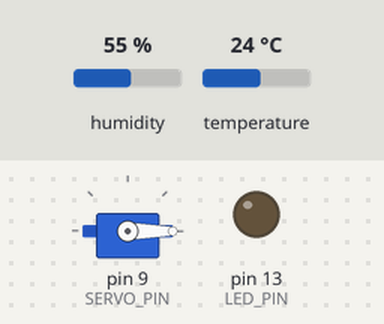
The sketch below on a simulated Arduino Uno, built with avr-gcc and run on an emulated ATmega328P. Parts: servo, output pins drawn as LEDs (lit = HIGH). The test bench sets the inputs (shaded band); at power-on: humidity 55 %, temperature 24 °C. What the sketch prints to the serial monitor is not drawn.

Above: at 1.3 s.
1.4 s: humidity set to 41 %
At 6.4 s:
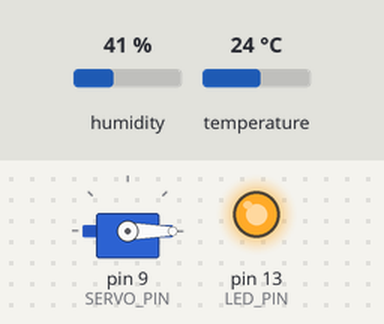
6.8 s: humidity set to 38 %
At 10.6 s:
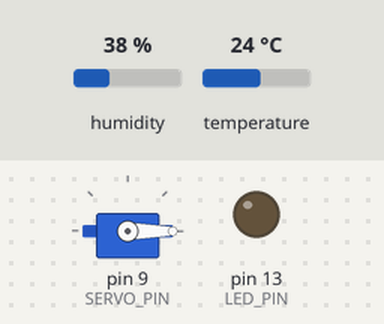
Timing chart, 0 to 12.1 s (numbered marks = the images above; inputs shaded):
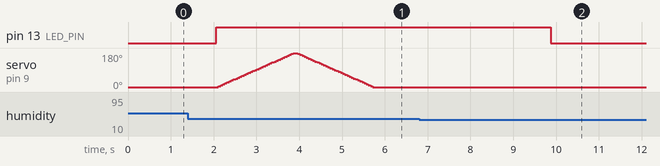

Measured:
- the behaviour switches between 40 and 39 % on humidity (found by bisection; images 1 and 2)
- after the input at 6.8 s, pin 13 (LED_PIN): HIGH → LOW after 3.1 s
- by itself, servo on pin 9 (SERVO_PIN): rises from 0° to 180° in 1.8 s, then falls to 0° in 1.9 s

The sketch:

temperature_humidity_control.ino
```cpp
/*
  온습도 자동 제어 시스템
  - DHT22 센서로 온도/습도 측정
  - 쾌적한 환경일 때 서보모터 작동 및 LED 점등
  - 시리얼 모니터로 실시간 데이터 확인
*/

#include <DHT.h>
#include <Servo.h>

// 핀 정의
#define DHT_PIN 2        // DHT22 센서 데이터 핀
#define DHT_TYPE DHT22   // DHT22 센서 타입
#define SERVO_PIN 9      // 서보모터 제어 핀
#define LED_PIN 13       // LED 핀

// 센서 및 모터 객체 생성
DHT dht(DHT_PIN, DHT_TYPE);
Servo myServo;

// 쾌적 환경 기준값 (불쾌지수 기반)
const float COMFORT_TEMP_MIN = 20.0;  // 최적 온도 하한 (°C)
const float COMFORT_TEMP_MAX = 26.0;  // 최적 온도 상한 (°C)
const float COMFORT_HUMIDITY_MIN = 40.0;  // 최적 습도 하한 (%)
const float COMFORT_HUMIDITY_MAX = 60.0;  // 최적 습도 상한 (%)

// 시스템 상태 변수
bool systemActive = false;
unsigned long lastReadTime = 0;
const unsigned long READ_INTERVAL = 2000;  // 2초마다 센서 읽기

void setup() {
  // 시리얼 통신 초기화
  Serial.begin(9600);
  Serial.println("온습도 자동 제어 시스템 시작");
  Serial.println("================================");

  // 센서 및 액추에이터 초기화
  dht.begin();
  myServo.attach(SERVO_PIN);
  pinMode(LED_PIN, OUTPUT);

  // 초기 상태 설정
  myServo.write(0);        // 서보모터 초기 위치
  digitalWrite(LED_PIN, LOW);  // LED 끄기

  Serial.println("시스템 초기화 완료");
  Serial.println("최적 온도: " + String(COMFORT_TEMP_MIN) + "-" + String(COMFORT_TEMP_MAX) + "°C");
  Serial.println("최적 습도: " + String(COMFORT_HUMIDITY_MIN) + "-" + String(COMFORT_HUMIDITY_MAX) + "%");
  Serial.println("================================");
}

void loop() {
  // 지정된 간격마다 센서 읽기
  if (millis() - lastReadTime >= READ_INTERVAL) {
    lastReadTime = millis();

    // 온습도 측정
    float temperature = dht.readTemperature();
    float humidity = dht.readHumidity();

    // 측정값 유효성 검사
    if (isnan(temperature) || isnan(humidity)) {
      Serial.println("센서 읽기 오류!");
      return;
    }

    // 불쾌지수 계산 (간단한 공식 사용)
    float discomfortIndex = calculateDiscomfortIndex(temperature, humidity);

    // 쾌적 환경 여부 판단
    bool isComfortable = checkComfortLevel(temperature, humidity);

    // 시리얼 모니터 출력
    printSensorData(temperature, humidity, discomfortIndex, isComfortable);

    // 시스템 제어
    controlSystem(isComfortable);
  }
}

// 불쾌지수 계산 함수
float calculateDiscomfortIndex(float temp, float humid) {
  // 불쾌지수 = 0.81 × 온도 + 0.01 × 습도 × (0.99 × 온도 - 14.3) + 46.3
  return 0.81 * temp + 0.01 * humid * (0.99 * temp - 14.3) + 46.3;
}

// 쾌적도 판단 함수
bool checkComfortLevel(float temp, float humid) {
  bool tempOK = (temp >= COMFORT_TEMP_MIN && temp <= COMFORT_TEMP_MAX);
  bool humidOK = (humid >= COMFORT_HUMIDITY_MIN && humid <= COMFORT_HUMIDITY_MAX);

  return tempOK && humidOK;
}

// 센서 데이터 출력 함수
void printSensorData(float temp, float humid, float discomfort, bool comfortable) {
  Serial.println("--- 센서 측정값 ---");
  Serial.println("온도: " + String(temp, 1) + "°C");
  Serial.println("습도: " + String(humid, 1) + "%");
  Serial.println("불쾌지수: " + String(discomfort, 1));
  Serial.print("상태: ");

  if (comfortable) {
    Serial.println("쾌적 ✓");
  } else {
    Serial.println("불쾌적 ✗");

    // 개선 권장사항 출력
    if (temp < COMFORT_TEMP_MIN) Serial.println("→ 온도가 낮습니다 (난방 권장)");
    if (temp > COMFORT_TEMP_MAX) Serial.println("→ 온도가 높습니다 (냉방 권장)");
    if (humid < COMFORT_HUMIDITY_MIN) Serial.println("→ 습도가 낮습니다 (가습 권장)");
    if (humid > COMFORT_HUMIDITY_MAX) Serial.println("→ 습도가 높습니다 (제습 권장)");
  }

  Serial.println("==================");
}

// 시스템 제어 함수
void controlSystem(bool shouldActivate) {
  if (shouldActivate && !systemActive) {
    // 쾌적한 환경 → 시스템 활성화
    systemActive = true;
    activateComfortMode();
    Serial.println("🌟 쾌적 모드 활성화!");

  } else if (!shouldActivate && systemActive) {
    // 불쾌적한 환경 → 시스템 비활성화
    systemActive = false;
    deactivateComfortMode();
    Serial.println("❌ 쾌적 모드 비활성화");
  }
}

// 쾌적 모드 활성화
void activateComfortMode() {
  // LED 켜기
  digitalWrite(LED_PIN, HIGH);

  // 서보모터 회전 (선풍기 시뮬레이션)
  for (int pos = 0; pos <= 180; pos += 5) {
    myServo.write(pos);
    delay(50);
  }
  for (int pos = 180; pos >= 0; pos -= 5) {
    myServo.write(pos);
    delay(50);
  }
}

// 쾌적 모드 비활성화
void deactivateComfortMode() {
  // LED 끄기
  digitalWrite(LED_PIN, LOW);

  // 서보모터 정지 위치로 이동
  myServo.write(0);
}
```
